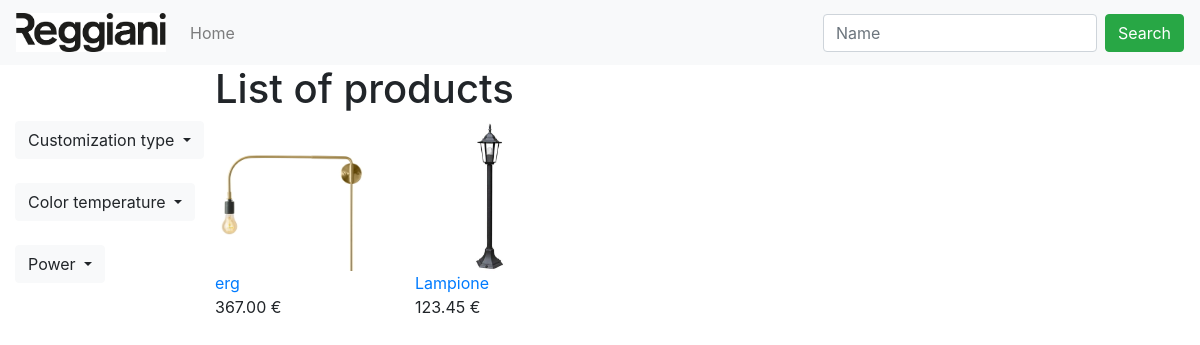
/list.php?temp=2700 (signed in), run on the app's committed database.
### tables this page shows
CREATE TABLE `products` (
  `ID` int(11) NOT NULL,
  `img` varchar(128) NOT NULL,
  `design` varchar(128) NOT NULL,
  `file` varchar(128) NOT NULL,
  `projectName` varchar(32) NOT NULL,
  `idUtente` int(11) NOT NULL,
  `partnersName` varchar(32) NOT NULL,
  `Specifier` varchar(32) NOT NULL,
  `leadTime` int(11) NOT NULL,
  `customizationType` varchar(32) NOT NULL,
  `colorTemperature` int(11) NOT NULL,
  `CRI` varchar(32) NOT NULL,
  `stepMacAdam` varchar(32) NOT NULL,
  `beamAngle` varchar(32) NOT NULL,
  `ipRate` varchar(32) NOT NULL,
  `power` varchar(32) NOT NULL,
  `lumenOutput` varchar(32) NOT NULL,
  `intensity` varchar(32) NOT NULL,
  `efficacy` varchar(32) NOT NULL,
  `dimmability` tinyint(1) NOT NULL,
  `driverIncluded` tinyint(1) NOT NULL,
  `driverPosition` tinyint(1) NOT NULL,
  `supplyVoltage` varchar(32) NOT NULL,
  `supplyFrequency` varchar(32) NOT NULL,
  `lifetime` varchar(32) NOT NULL,
  `madeIn` varchar(32) NOT NULL,
  `certification` varchar(32) NOT NULL,
  `colorFinish` varchar(32) NOT NULL,
  `reggianiRef` int(11) NOT NULL,
  `competitor` varchar(32) NOT NULL,
  `competitorProduct` varchar(32) NOT NULL,
  `targetPrice` decimal(11,2) NOT NULL
);

### list.php (the view, shortened to what this page needs)
<?php
    include("connection.php");
	include("navbar.php");
	if(!empty($_GET['temp'])){
		$temp = $_GET['temp'];
	}else{
		$temp = null;
	}
?>
<html>
	<head>
		<link rel="stylesheet" type="text/css" href="style.css">
	</head>
	<body>
		<div class="container-fluid">
			<div class="row">
				<div class="col-md-2"></div>
				<div class="col-md">
					<h1>List of products</h1>
				</div>
			</div>
			<div class="row">
				<div class="col-md-2">
					<div class="dropdown">
						<a class="btn btn-light dropdown-toggle" href="#" role="button" id="dropdownMenuLink" data-toggle="dropdown" aria-haspopup="true" aria-expanded="false">
							Customization type
						</a>
					</div>
					<br>
					<div class="dropdown">
						<a class="btn btn-light dropdown-toggle" href="#" role="button" id="dropdownMenuLink" data-toggle="dropdown" aria-haspopup="true" aria-expanded="false">
							Color temperature
						</a>
					</div>
					<br>
					<div class="dropdown">
						<a class="btn btn-light dropdown-toggle" href="#" role="button" id="dropdownMenuLink" data-toggle="dropdown" aria-haspopup="true" aria-expanded="false">
							Power
						</a>
					</div>
				</div>
				<?php
					$sql = "SELECT * FROM products WHERE";
					if(!empty($temp) || !$temp == null){
						$sql .= " colorTemperature = '".$temp."' AND";
					}
					$sql .= " 1 ORDER BY projectName";
					$result = $conn->query($sql);
					if ($result->num_rows > 0){
						while($row = $result->fetch_assoc()){
							echo '<div class="col-md-2">';
							echo "<a href = 'infoProduct.php?idArticolo=".$row["ID"]."'><img class='imgProducts' src='".$_SESSION["imgFolder"].$row["img"]."'></br>";
							echo "<a href = 'infoProduct.php?idArticolo=".$row["ID"]."'>".$row["projectName"]."</a><br>".$row["targetPrice"]." €</br>";
							echo '</div>';
						}
					}
					echo '</div>';
				?>
		</div>
	</body>
</html>

### style.css (style rules this page uses)
.imgProducts { width: 150px; height: 150px; }

### data on the page
products: img (picture), projectName "erg", targetPrice "367.00"
products: img (picture), projectName "Lampione", targetPrice "123.45"
